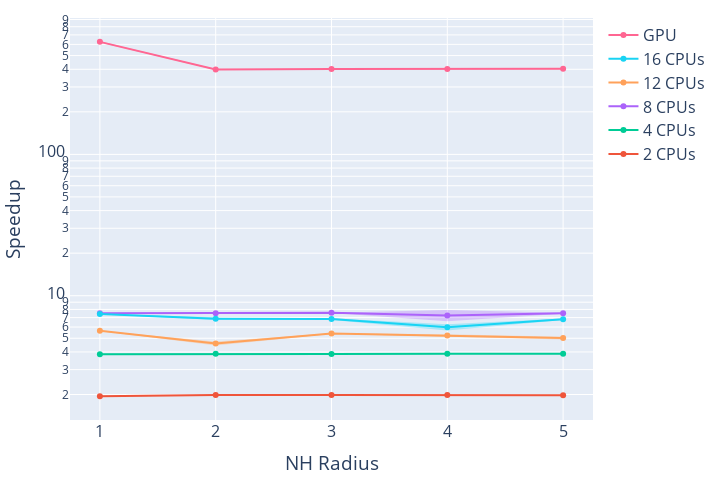

Source (notebook cell):
### Code cell
fig = go.Figure()

for idx, (name, dfs, _) in enumerate(runs_parallel):
    for i, df in enumerate(dfs):
        dfs[i]["speedup"] = cpu_df["avgEvolveTime"] / df["avgEvolveTime"]

    df = pd.concat(dfs)
    add_mean_std_trace(fig, df, name, idx + 1, "speedup", x_col="radius")

fig.update_layout(xaxis_title='NH Radius', yaxis_title="Speedup", **layout_settings) # title="Speedup vs 1 CPU", 
fig.update_xaxes(tickformat='d')
fig.update_yaxes(type="log")
fig.show()
fig.write_image("images/nh_hl_evo_speedup.eps")

### Figure 1 — Plotly figure (JSON) as saved in the notebook; plotly's stock layout.template omitted (floating-point values rounded to 4 significant figures)
{"data": [{"line": {"color": "#EF553B"}, "mode": "lines+markers", "name": "2 CPUs", "type": "scatter", "x": [1, 2, 3, 4, 5], "y": [1.947, 1.981, 1.986, 1.983, 1.976]}, {"line": {"width": 0}, "mode": "lines", "name": "2 CPUs upper", "showlegend": false, "type": "scatter", "x": [1, 2, 3, 4, 5], "y": [1.954, 1.992, 1.992, 1.996, 1.984]}, {"fill": "tonexty", "fillcolor": "rgba(239, 85, 59, 0.30)", "line": {"width": 0}, "mode": "lines", "name": "2 CPUs lower", "showlegend": false, "type": "scatter", "x": [1, 2, 3, 4, 5], "y": [1.94, 1.97, 1.979, 1.969, 1.967]}, {"line": {"color": "#00CC96"}, "mode": "lines+markers", "name": "4 CPUs", "type": "scatter", "x": [1, 2, 3, 4, 5], "y": [3.86, 3.89, 3.877, 3.883, 3.882]}, {"line": {"width": 0}, "mode": "lines", "name": "4 CPUs upper", "showlegend": false, "type": "scatter", "x": [1, 2, 3, 4, 5], "y": [3.879, 3.905, 3.89, 3.901, 3.901]}, {"fill": "tonexty", "fillcolor": "rgba(0, 204, 150, 0.30)", "line": {"width": 0}, "mode": "lines", "name": "4 CPUs lower", "showlegend": false, "type": "scatter", "x": [1, 2, 3, 4, 5], "y": [3.841, 3.875, 3.865, 3.865, 3.863]}, {"line": {"color": "#AB63FA"}, "mode": "lines+markers", "name": "8 CPUs", "type": "scatter", "x": [1, 2, 3, 4, 5], "y": [7.517, 7.524, 7.571, 7.254, 7.527]}, {"line": {"width": 0}, "mode": "lines", "name": "8 CPUs upper", "showlegend": false, "type": "scatter", "x": [1, 2, 3, 4, 5], "y": [7.537, 7.533, 7.581, 7.913, 7.591]}, {"fill": "tonexty", "fillcolor": "rgba(171, 99, 250, 0.30)", "line": {"width": 0}, "mode": "lines", "name": "8 CPUs lower", "showlegend": false, "type": "scatter", "x": [1, 2, 3, 4, 5], "y": [7.496, 7.515, 7.561, 6.595, 7.464]}, {"line": {"color": "#FFA15A"}, "mode": "lines+markers", "name": "12 CPUs", "type": "scatter", "x": [1, 2, 3, 4, 5], "y": [5.646, 4.592, 5.4, 5.236, 5.016]}, {"line": {"width": 0}, "mode": "lines", "name": "12 CPUs upper", "showlegend": false, "type": "scatter", "x": [1, 2, 3, 4, 5], "y": [5.655, 4.747, 5.431, 5.33, 5.128]}, {"fill": "tonexty", "fillcolor": "rgba(255, 161, 90, 0.30)", "line": {"width": 0}, "mode": "lines", "name": "12 CPUs lower", "showlegend": false, "type": "scatter", "x": [1, 2, 3, 4, 5], "y": [5.637, 4.438, 5.37, 5.141, 4.904]}, {"line": {"color": "#19D3F3"}, "mode": "lines+markers", "name": "16 CPUs", "type": "scatter", "x": [1, 2, 3, 4, 5], "y": [7.413, 6.884, 6.835, 5.987, 6.808]}, {"line": {"width": 0}, "mode": "lines", "name": "16 CPUs upper", "showlegend": false, "type": "scatter", "x": [1, 2, 3, 4, 5], "y": [7.444, 7.034, 6.932, 6.292, 6.887]}, {"fill": "tonexty", "fillcolor": "rgba(25, 211, 243, 0.30)", "line": {"width": 0}, "mode": "lines", "name": "16 CPUs lower", "showlegend": false, "type": "scatter", "x": [1, 2, 3, 4, 5], "y": [7.382, 6.733, 6.738, 5.682, 6.73]}, {"line": {"color": "#FF6692"}, "mode": "lines+markers", "name": "GPU", "type": "scatter", "x": [1, 2, 3, 4, 5], "y": [625.4, 398.2, 401.1, 401.6, 402.9]}, {"line": {"width": 0}, "mode": "lines", "name": "GPU upper", "showlegend": false, "type": "scatter", "x": [1, 2, 3, 4, 5], "y": [631.6, 401.4, 402.5, 403.1, 405.0]}, {"fill": "tonexty", "fillcolor": "rgba(255, 102, 146, 0.30)", "line": {"width": 0}, "mode": "lines", "name": "GPU lower", "showlegend": false, "type": "scatter", "x": [1, 2, 3, 4, 5], "y": [619.2, 395.0, 399.8, 400.0, 400.7]}], "layout": {"font": {"size": 16}, "height": 480, "margin": {"b": 10, "l": 10, "r": 10, "t": 10}, "width": 720, "xaxis": {"tickformat": "d", "title": {"text": "NH Radius"}}, "yaxis": {"title": {"text": "Speedup"}, "type": "log"}}}
